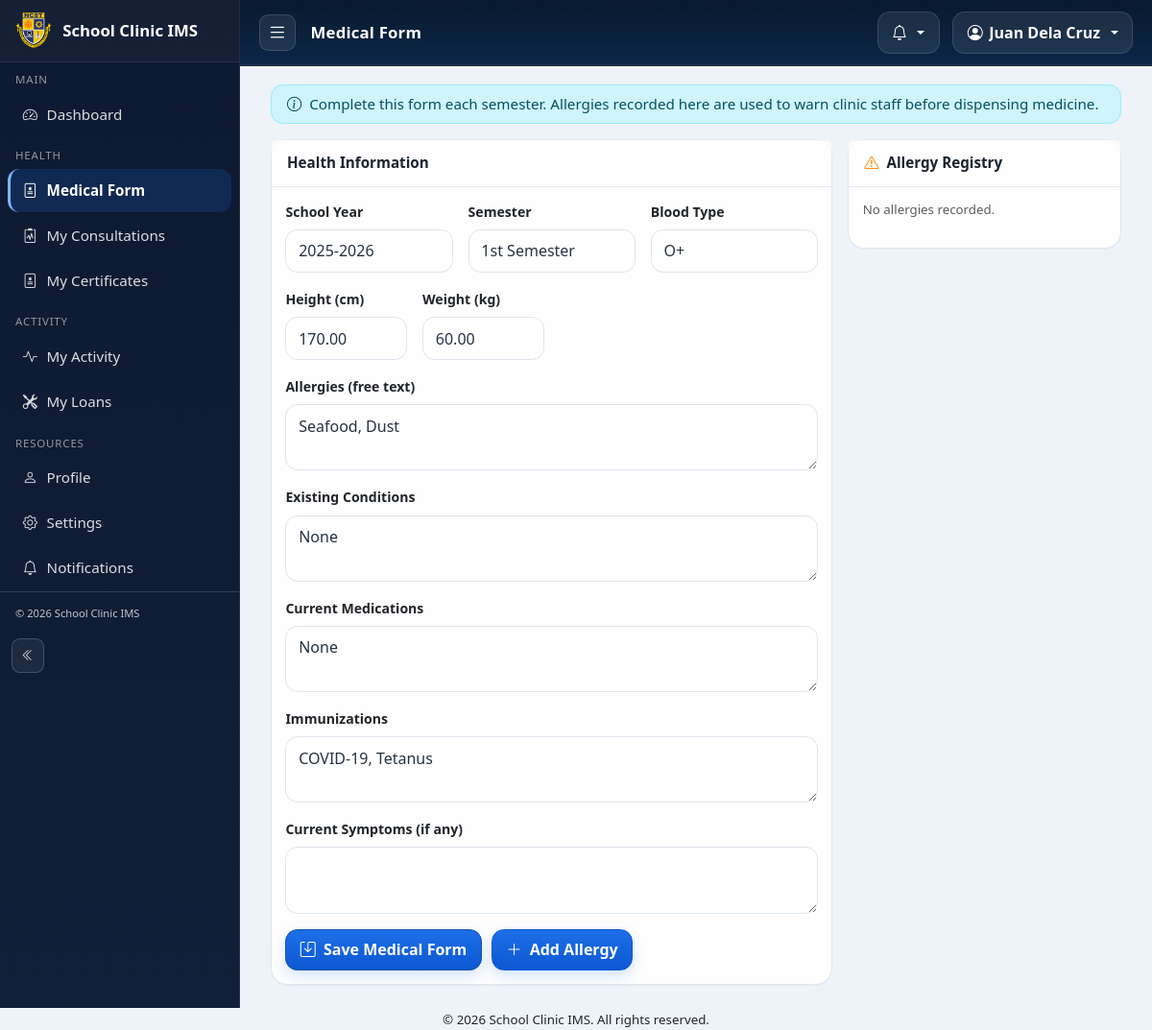
Screenshot of /user/medical_form.php (signed in) with the database file from the repository.
### tables this page shows
CREATE TABLE medical_records (
    id                   INT AUTO_INCREMENT PRIMARY KEY,
    user_id              INT NOT NULL,
    blood_type           VARCHAR(5)   DEFAULT NULL,
    height_cm            DECIMAL(5,2) DEFAULT NULL,
    weight_kg            DECIMAL(5,2) DEFAULT NULL,
    allergies_text       TEXT         DEFAULT NULL,
    existing_conditions  TEXT         DEFAULT NULL,
    current_medications  TEXT         DEFAULT NULL,
    immunizations        TEXT         DEFAULT NULL,
    current_symptoms     TEXT         DEFAULT NULL,
    school_year          VARCHAR(20)  NOT NULL,
    semester             ENUM('1st','2nd','summer') NOT NULL,
    submitted_at         DATETIME NOT NULL DEFAULT CURRENT_TIMESTAMP,
    updated_at           DATETIME NOT NULL DEFAULT CURRENT_TIMESTAMP ON UPDATE CURRENT_TIMESTAMP,
    CONSTRAINT fk_medrec_user FOREIGN KEY (user_id) REFERENCES users(id) ON DELETE CASCADE,
    UNIQUE KEY uq_medrec_sem (user_id, school_year, semester)
  );

### includes/functions.php (called while the page is built, shortened)
<?php
if (!function_exists('e')) {
    function e($string = '') {
        return htmlspecialchars($string, ENT_QUOTES, 'UTF-8');
    }
}

### user/medical_form.php (the view, shortened to what this page needs)
<?php
require_once __DIR__ . '/../config/db.php';
$uid = (int)current_user()['id'];
$stmt = $pdo->prepare('SELECT * FROM medical_records WHERE user_id = ? ORDER BY submitted_at DESC LIMIT 1');
$stmt->execute([$uid]);
$rec = $stmt->fetch() ?: [];
$stmt = $pdo->prepare('SELECT * FROM user_allergies WHERE user_id = ? ORDER BY id');
$stmt->execute([$uid]);
$allergies = $stmt->fetchAll();
$year = $rec['school_year'] ?? get_setting($pdo, 'current_school_year', date('Y'));
$sem  = $rec['semester'] ?? get_setting($pdo, 'current_semester', '1st');
require __DIR__ . '/../includes/layout_dashboard_start.php';
?>
<div class="alert alert-info py-2">
    <i class="bi bi-info-circle me-1"></i> Complete this form each semester. Allergies recorded here are used to warn clinic staff before dispensing medicine.
</div>
<div class="row g-3">
    <div class="col-lg-8">
        <div class="card">
            <div class="card-header">Health Information</div>
            <div class="card-body">
                <form method="post" data-autosave="medical-form">
                    <div class="row g-3">
                        <div class="col-md-4">
                            <label class="form-label">School Year</label>
                            <input type="text" name="school_year" class="form-control" value="<?= e($year) ?>">
                        </div>
                        <div class="col-md-4">
                            <label class="form-label">Semester</label>
                            <select name="semester" class="form-select">
                                <?php foreach (['1st','2nd','summer'] as $s): ?>
                                    <option value="<?= $s ?>" <?= $sem === $s ? 'selected' : '' ?>><?= ucfirst($s) ?> Semester</option>
                                <?php endforeach; ?>
                            </select>
                        </div>
                        <div class="col-md-4">
                            <label class="form-label">Blood Type</label>
                            <input type="text" name="blood_type" class="form-control" value="<?= e($rec['blood_type'] ?? '') ?>">
                        </div>
                        <div class="col-md-3"><label class="form-label">Height (cm)</label><input type="number" step="0.01" name="height_cm" class="form-control" value="<?= e($rec['height_cm'] ?? '') ?>"></div>
                        <div class="col-md-3"><label class="form-label">Weight (kg)</label><input type="number" step="0.01" name="weight_kg" class="form-control" value="<?= e($rec['weight_kg'] ?? '') ?>"></div>
                        <div class="col-12">
                            <label class="form-label">Allergies (free text)</label>
                            <textarea name="allergies_text" class="form-control" rows="2" placeholder="e.g. penicillin, peanuts, dust"><?= e($rec['allergies_text'] ?? '') ?></textarea>
                        </div>
                        <div class="col-12">
                            <label class="form-label">Existing Conditions</label>
                            <textarea name="existing_conditions" class="form-control" rows="2"><?= e($rec['existing_conditions'] ?? '') ?></textarea>
                        </div>
                        <div class="col-12">
                            <label class="form-label">Current Medications</label>
                            <textarea name="current_medications" class="form-control" rows="2"><?= e($rec['current_medications'] ?? '') ?></textarea>
                        </div>
                        <div class="col-12">
                            <label class="form-label">Immunizations</label>
                            <textarea name="immunizations" class="form-control" rows="2"><?= e($rec['immunizations'] ?? '') ?></textarea>
                        </div>
                        <div class="col-12">
                            <label class="form-label">Current Symptoms (if any)</label>
                            <textarea name="current_symptoms" class="form-control" rows="2"><?= e($rec['current_symptoms'] ?? '') ?></textarea>
                        </div>
                    </div>
                    <div class="d-flex gap-2 mt-3">
                        <button class="btn btn-primary"><i class="bi bi-save me-1"></i> Save Medical Form</button>
                        <button type="button" class="btn btn-accent" data-bs-toggle="modal" data-bs-target="#allergyModal"><i class="bi bi-plus-lg me-1"></i> Add Allergy</button>
                    </div>
                </form>
            </div>
        </div>
    </div>
    <div class="col-lg-4">
        <div class="card">
            <div class="card-header"><i class="bi bi-exclamation-triangle text-accent me-1"></i> Allergy Registry</div>
            <div class="card-body">
                <?php if (!$allergies): ?>
                    <p class="text-muted small">No allergies recorded.</p>
                <?php endif; ?>
            </div>
        </div>
    </div>
</div>
<?php require __DIR__ . '/../includes/layout_dashboard_end.php'; ?>

### assets/css/style.css (style rules this page uses)
:root { --clinic-blue: #1a56a8; --clinic-blue-dark: #0f3d7a; --clinic-blue-light: #e8f0fb; --clinic-white: #ffffff; --clinic-light: #f4f7fb; --clinic-accent: #f5a623; --clinic-accent-2: #ff8c00; --clinic-text: #212529; --clinic-muted: #6c757d; --clinic-border: #e2e8f0; --dashboard-shell: #edf3f8; --dashboard-topbar: #071a2d; --dashboard-topbar-2: #0d2648; --dashboard-card: #f7f9fb; --dashboard-pill: #eaf1fb; --dashboard-btn: #1d6fe8; --dashboard-btn-2: #0d58d2; --space-1: .35rem; --space-2: .6rem; --space-3: .85rem; --space-4: 1rem; --space-5: 1.25rem; --space-6: 1.5rem; --space-7: 1.75rem; --inv-radius: 10px; --inv-radius-lg: 14px; --inv-border: #d4dce5; --inv-bg: rgba(255, 255, 255, 0.85); }
* { box-sizing: border-box; }
body { margin: 0; background-color: var(--dashboard-shell); color: var(--clinic-text); font-family: "Segoe UI", Roboto, "Helvetica Neue", Arial, sans-serif; font-size: 0.95rem; }
.btn-primary, .bg-primary { background-color: var(--clinic-blue) !important; border-color: var(--clinic-blue) !important; }
.btn-accent { background-color: var(--clinic-accent); border-color: var(--clinic-accent); color: #3a2a00; font-weight: 600; }
.text-accent { color: var(--clinic-accent-2) !important; }
.card { border: 1px solid #dfe7f1; border-radius: 1.15rem; background: rgba(255, 255, 255, 0.92); box-shadow: 0 1px 0 rgba(15, 23, 42, 0.04); }
.card-header { background: rgba(255, 255, 255, 0.7); border-bottom: 1px solid #e5ebf3; font-weight: 700; color: #1a2433; padding: .8rem 1rem; }
.card-body { padding: .85rem .9rem; }
.btn, .form-control, .form-select, .input-group-text { border-radius: 0.8rem; }
.btn { padding: .55rem .9rem; }
.btn-primary, .btn-accent { background: linear-gradient(180deg, var(--dashboard-btn) 0%, var(--dashboard-btn-2) 100%); border: 1px solid var(--dashboard-btn-2); box-shadow: 0 6px 14px rgba(29, 111, 232, 0.18); color: #fff; font-weight: 700; }
.form-control, .form-select, textarea.form-control { background: rgba(255, 255, 255, .9); border: 1px solid #dde5ee; color: #273241; box-shadow: none; padding: .6rem .8rem; }
.alert { border-radius: 0.8rem; }
.form-control, .form-select, textarea.form-control { min-height: 38px; }
.d-flex.gap-2 { gap: .65rem !important; }
.form-label { font-weight: 600; font-size: .88rem; }
.content-area .card { border-radius: 1.1rem; }

### rows the page displays
medical_records: school_year "2025-2026", semester "1st Semester", blood_type "O+", height_cm "170.00", weight_kg "60.00", allergies_text "Seafood, Dust", existing_conditions "None", current_medications "None", immunizations "COVID-19, Tetanus"

### other values shown
APP_NAME "School Clinic IMS"
$page_title "Medical Form"
$fullName "Juan Dela Cruz"
